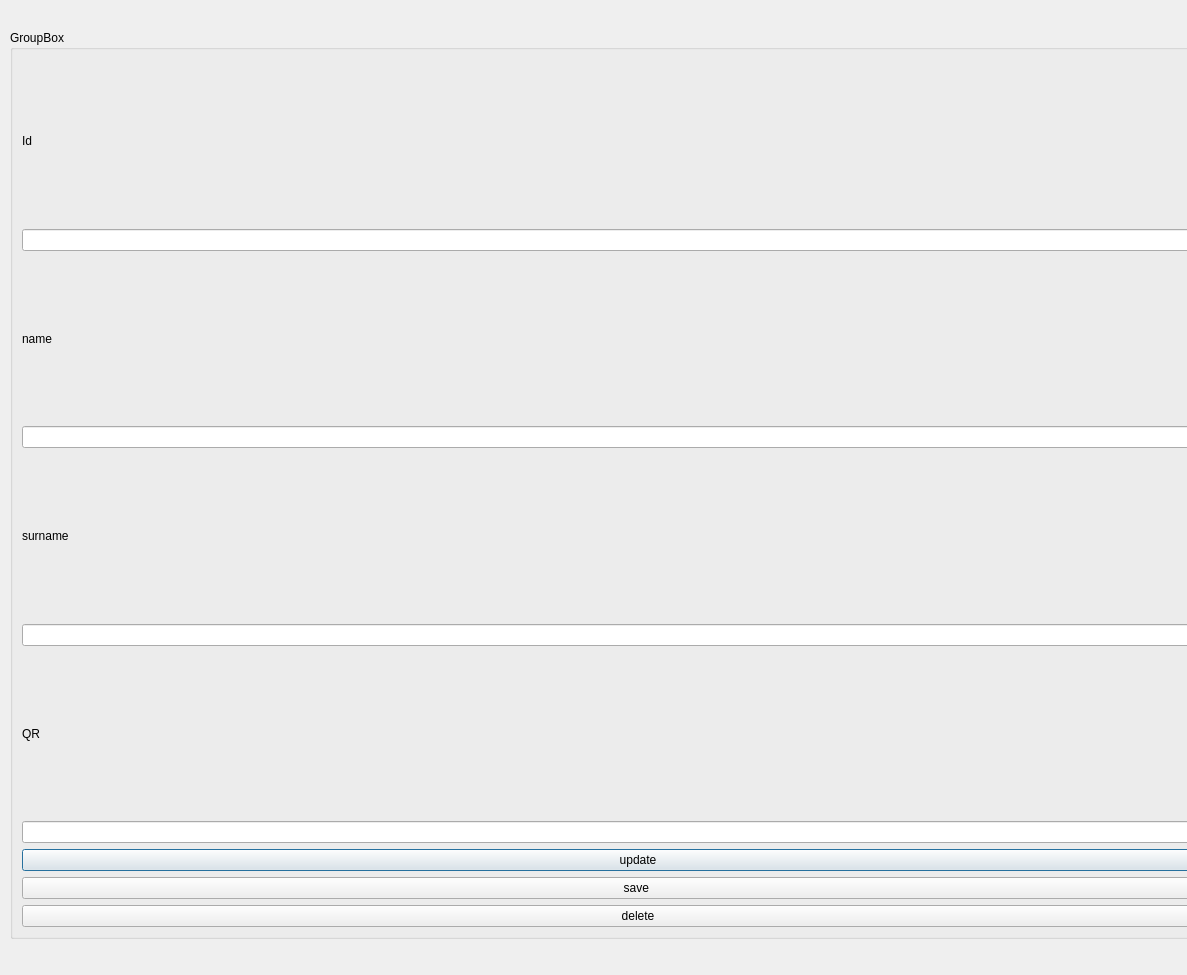
<?xml version="1.0" encoding="UTF-8"?>
<ui version="4.0">
 <class>Dialog</class>
 <widget class="QDialog" name="Dialog">
  <property name="geometry">
   <rect>
    <x>0</x>
    <y>0</y>
    <width>1187</width>
    <height>975</height>
   </rect>
  </property>
  <property name="windowTitle">
   <string>Dialog</string>
  </property>
  <widget class="QGroupBox" name="groupBox">
   <property name="geometry">
    <rect>
     <x>10</x>
     <y>30</y>
     <width>1256</width>
     <height>909</height>
    </rect>
   </property>
   <property name="title">
    <string>GroupBox</string>
   </property>
   <layout class="QVBoxLayout" name="verticalLayout">
    <item>
     <widget class="QLabel" name="label">
      <property name="text">
       <string>Id</string>
      </property>
     </widget>
    </item>
    <item>
     <widget class="QLineEdit" name="Id"/>
    </item>
    <item>
     <widget class="QLabel" name="label_2">
      <property name="text">
       <string>name</string>
      </property>
     </widget>
    </item>
    <item>
     <widget class="QLineEdit" name="name"/>
    </item>
    <item>
     <widget class="QLabel" name="label_3">
      <property name="text">
       <string>surname</string>
      </property>
     </widget>
    </item>
    <item>
     <widget class="QLineEdit" name="surname"/>
    </item>
    <item>
     <widget class="QLabel" name="label_4">
      <property name="text">
       <string>QR</string>
      </property>
     </widget>
    </item>
    <item>
     <widget class="QLineEdit" name="rfId"/>
    </item>
    <item>
     <widget class="QPushButton" name="updateBtn">
      <property name="text">
       <string>update</string>
      </property>
     </widget>
    </item>
    <item>
     <widget class="QPushButton" name="saveBtn">
      <property name="text">
       <string>save </string>
      </property>
     </widget>
    </item>
    <item>
     <widget class="QPushButton" name="deleteBtn">
      <property name="text">
       <string>delete</string>
      </property>
     </widget>
    </item>
   </layout>
  </widget>
 </widget>
 <resources/>
 <connections/>
</ui>
